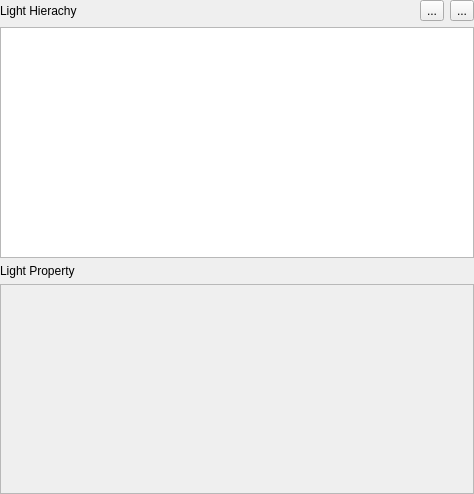
<?xml version="1.0" encoding="UTF-8"?>
<ui version="4.0">
 <class>LightWidget</class>
 <widget class="QWidget" name="LightWidget">
  <property name="geometry">
   <rect>
    <x>0</x>
    <y>0</y>
    <width>474</width>
    <height>494</height>
   </rect>
  </property>
  <property name="windowTitle">
   <string>Form</string>
  </property>
  <property name="styleSheet">
   <string notr="true">QWidget {
background: &quot;#CFDDEE&quot;;
}</string>
  </property>
  <layout class="QHBoxLayout" name="horizontalLayout_2">
   <property name="leftMargin">
    <number>0</number>
   </property>
   <property name="topMargin">
    <number>0</number>
   </property>
   <property name="rightMargin">
    <number>0</number>
   </property>
   <property name="bottomMargin">
    <number>0</number>
   </property>
   <item>
    <layout class="QVBoxLayout" name="verticalLayout_3">
     <item>
      <layout class="QVBoxLayout" name="verticalLayout">
       <item>
        <layout class="QHBoxLayout" name="horizontalLayout">
         <item>
          <widget class="QLabel" name="label_2">
           <property name="text">
            <string>Light Hierachy</string>
           </property>
          </widget>
         </item>
         <item>
          <widget class="QToolButton" name="addToolButton">
           <property name="text">
            <string>...</string>
           </property>
           <property name="icon">
            <iconset>
             <normaloff>../../res/icon/addIcon.png</normaloff>../../res/icon/addIcon.png</iconset>
           </property>
           <property name="popupMode">
            <enum>QToolButton::DelayedPopup</enum>
           </property>
           <property name="toolButtonStyle">
            <enum>Qt::ToolButtonIconOnly</enum>
           </property>
          </widget>
         </item>
         <item>
          <widget class="QToolButton" name="removeToolButton">
           <property name="text">
            <string>...</string>
           </property>
           <property name="icon">
            <iconset>
             <normaloff>../../res/icon/minusIcon.png</normaloff>../../res/icon/minusIcon.png</iconset>
           </property>
          </widget>
         </item>
        </layout>
       </item>
       <item>
        <widget class="QListView" name="lightListView">
         <property name="styleSheet">
          <string notr="true"/>
         </property>
        </widget>
       </item>
       <item>
        <layout class="QVBoxLayout" name="verticalLayout_2">
         <item>
          <widget class="QLabel" name="label">
           <property name="text">
            <string>Light Property</string>
           </property>
          </widget>
         </item>
         <item>
          <widget class="QScrollArea" name="scrollArea">
           <property name="widgetResizable">
            <bool>true</bool>
           </property>
           <widget class="QWidget" name="propWidget">
            <property name="geometry">
             <rect>
              <x>0</x>
              <y>0</y>
              <width>466</width>
              <height>196</height>
             </rect>
            </property>
            <property name="styleSheet">
             <string notr="true"/>
            </property>
           </widget>
          </widget>
         </item>
        </layout>
       </item>
      </layout>
     </item>
    </layout>
   </item>
  </layout>
 </widget>
 <resources/>
 <connections/>
</ui>
